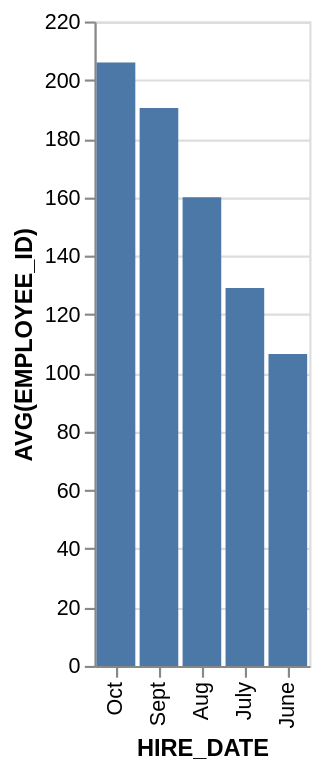

This figure's Vega-Lite source:
### Vega-Lite specification from a JSON file in a GitHub repository (floating-point values rounded to 4 significant figures)
{"data": {"values": [{"x_data": "June", "y_data": 106.5}, {"x_data": "July", "y_data": 129}, {"x_data": "Aug", "y_data": 160}, {"x_data": "Sept", "y_data": 190.5}, {"x_data": "Oct", "y_data": 206}]}, "mark": "bar", "encoding": {"x": {"field": "x_data", "type": "nominal", "title": "HIRE_DATE", "sort": {"op": "sum", "field": "y_data", "order": "descending"}}, "y": {"field": "y_data", "type": "quantitative", "title": "AVG(EMPLOYEE_ID)"}}}
